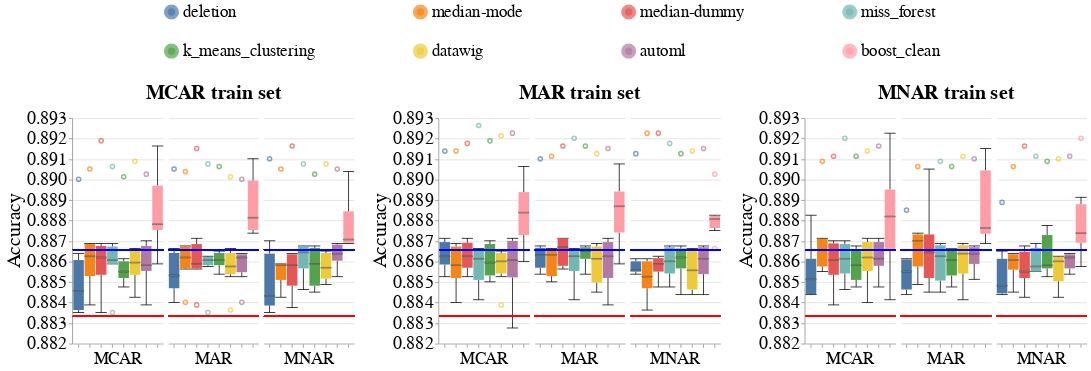

Notebook code cell kept with this figure:
### Code cell
create_box_plots_for_diff_imputers_v2(dataset_name=DATASET_NAME,
                                      model_name='gandalf_clf',
                                      metric_name='accuracy',
                                      db_client=db_client)

### Figure 1 — Vega-Lite specification as saved in the notebook (floating-point values rounded to 4 significant figures; data arrays with more than 128 entries replaced by an {"elided": "..."} marker saying what was removed)
{"config": {"view": {"continuousWidth": 400, "continuousHeight": 300, "stroke": null}, "axis": {"labelFontSize": 24, "labelFontWeight": "normal", "titleFontSize": 26, "titleFontWeight": "normal"}, "facet": {"spacing": 5}, "header": {"labelFontSize": 22, "labelOrient": "bottom", "labelPadding": 5, "titleFontSize": 26}, "legend": {"columns": 4, "direction": "horizontal", "labelFontSize": 22, "labelLimit": 400, "orient": "top", "symbolOffset": 120, "symbolStrokeWidth": 10, "titleAnchor": "middle", "titleFontSize": 24, "titleLimit": 300}, "title": {"fontSize": 26}}, "hconcat": [{"facet": {"column": {"field": "Test_Injection_Strategy", "sort": ["MCAR", "MAR", "MNAR"], "title": "MCAR train set", "type": "nominal"}}, "spec": {"layer": [{"mark": {"type": "boxplot", "median": {"stroke": "black", "strokeWidth": 0.7}, "ticks": true}, "encoding": {"color": {"field": "Null_Imputer_Name", "sort": ["deletion", "median-mode", "median-dummy", "miss_forest", "k_means_clustering", "datawig", "automl", "boost_clean"], "title": null, "type": "nominal"}, "x": {"axis": {"labels": false}, "field": "Null_Imputer_Name", "sort": ["deletion", "median-mode", "median-dummy", "miss_forest", "k_means_clustering", "datawig", "automl", "boost_clean"], "title": null, "type": "nominal"}, "y": {"field": "Metric_Value", "scale": {"zero": false}, "title": "Accuracy", "type": "quantitative"}}}, {"mark": "rule", "encoding": {"color": {"value": "blue"}, "size": {"value": 2}, "y": {"field": "Baseline_Median", "type": "quantitative"}}}, {"mark": "rule", "encoding": {"color": {"value": "red"}, "size": {"value": 2}, "y": {"field": "Base_Rate", "type": "quantitative"}}}], "width": 120}}, {"data": {"name": "data-c6b1b07b298053dfe387da9fc1b278f4"}, "facet": {"column": {"field": "Test_Injection_Strategy", "sort": ["MCAR", "MAR", "MNAR"], "title": "MAR train set", "type": "nominal"}}, "spec": {"layer": [{"mark": {"type": "boxplot", "median": {"stroke": "black", "strokeWidth": 0.7}, "ticks": true}, "encoding": {"color": {"field": "Null_Imputer_Name", "sort": ["deletion", "median-mode", "median-dummy", "miss_forest", "k_means_clustering", "datawig", "automl", "boost_clean"], "title": null, "type": "nominal"}, "x": {"axis": {"labels": false}, "field": "Null_Imputer_Name", "sort": ["deletion", "median-mode", "median-dummy", "miss_forest", "k_means_clustering", "datawig", "automl", "boost_clean"], "title": null, "type": "nominal"}, "y": {"field": "Metric_Value", "scale": {"zero": false}, "title": "Accuracy", "type": "quantitative"}}}, {"mark": "rule", "encoding": {"color": {"value": "blue"}, "size": {"value": 2}, "y": {"field": "Baseline_Median", "type": "quantitative"}}}, {"mark": "rule", "encoding": {"color": {"value": "red"}, "size": {"value": 2}, "y": {"field": "Base_Rate", "type": "quantitative"}}}], "width": 120}}, {"data": {"name": "data-5d4d2ffda1670bf7b70897183ed1c428"}, "facet": {"column": {"field": "Test_Injection_Strategy", "sort": ["MCAR", "MAR", "MNAR"], "title": "MNAR train set", "type": "nominal"}}, "spec": {"layer": [{"mark": {"type": "boxplot", "median": {"stroke": "black", "strokeWidth": 0.7}, "ticks": true}, "encoding": {"color": {"field": "Null_Imputer_Name", "sort": ["deletion", "median-mode", "median-dummy", "miss_forest", "k_means_clustering", "datawig", "automl", "boost_clean"], "title": null, "type": "nominal"}, "x": {"axis": {"labels": false}, "field": "Null_Imputer_Name", "sort": ["deletion", "median-mode", "median-dummy", "miss_forest", "k_means_clustering", "datawig", "automl", "boost_clean"], "title": null, "type": "nominal"}, "y": {"field": "Metric_Value", "scale": {"zero": false}, "title": "Accuracy", "type": "quantitative"}}}, {"mark": "rule", "encoding": {"color": {"value": "blue"}, "size": {"value": 2}, "y": {"field": "Baseline_Median", "type": "quantitative"}}}, {"mark": "rule", "encoding": {"color": {"value": "red"}, "size": {"value": 2}, "y": {"field": "Base_Rate", "type": "quantitative"}}}], "width": 120}}], "data": {"name": "data-237110a71692a4ccd7c514d3188c4453"}, "resolve": {"scale": {"y": "shared"}}, "$schema": "https://vega.github.io/schema/vega-lite/v4.17.0.json", "datasets": {"data-237110a71692a4ccd7c514d3188c4453": {"elided": "144 records"}, "data-c6b1b07b298053dfe387da9fc1b278f4": {"elided": "144 records"}, "data-5d4d2ffda1670bf7b70897183ed1c428": {"elided": "144 records"}}}
